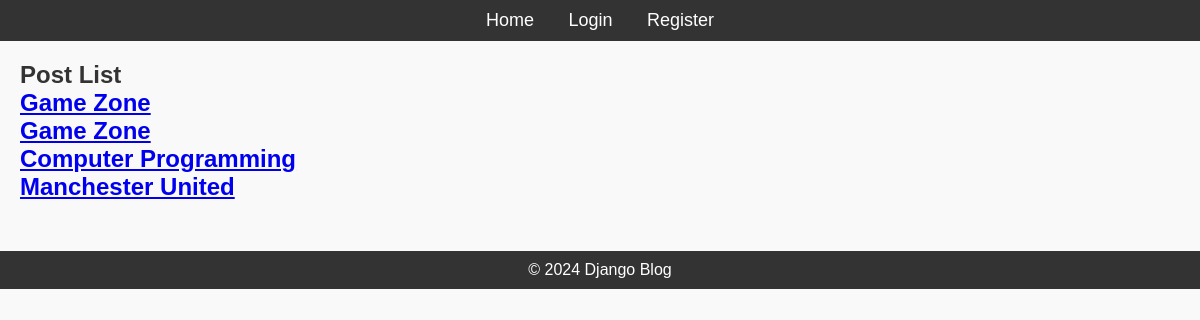
The page /posts/ on the database as committed earlier.
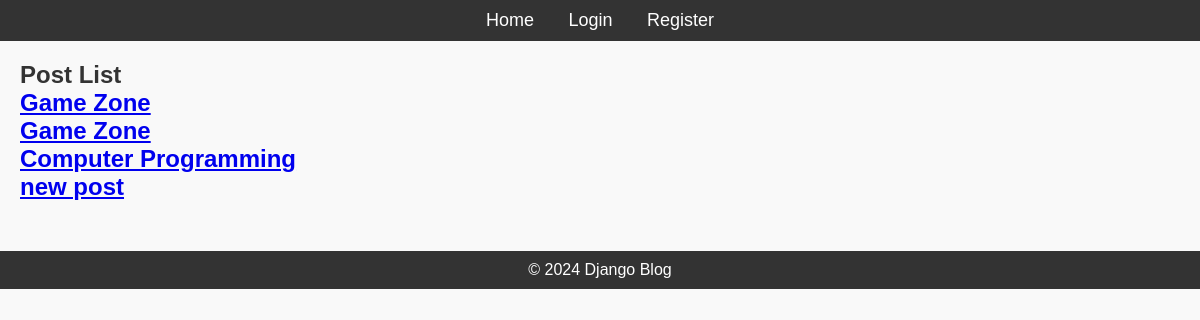
The same page on the database as committed later.
### blog/models.py (models this page shows, shortened)
class Post(models.Model):
    title = models.CharField(max_length=200)
    content = models.TextField()
    published_date = models.DateTimeField(auto_now_add=True)
    author = models.ForeignKey(
        User,
        on_delete=models.CASCADE,     # delete posts if user is deleted
        related_name="posts",         # enables user.posts.all()
    )

### blog/views.py (the view)
# urls.py: path("posts/", PostListView.as_view(), name="posts"),                 # list
class PostListView(ListView):
    model = Post
    template_name = "blog/post_list.html"
    context_object_name = "posts"

### blog/templates/blog/post_list.html (shortened to what this page needs)
{% extends "blog/base.html" %}
{% block content %}
  <h2>Post List</h2>
 {% for post in posts %}
<div class="blog-con">
  <h2><a href="{% url 'blog:post-detail' post.pk %}">{{ post.title }}</a></h2>
</div>
{% endfor %}
{% endblock %}

Rows that differ between the two databases and show on the page:
removed Post: title "Manchester United"
added Post: title "new post"
